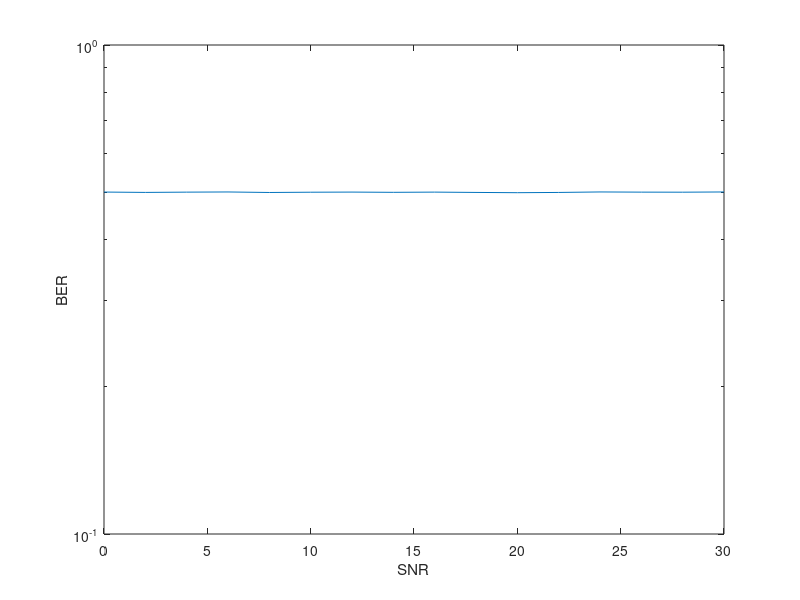

MATLAB code to generate this figure:
%%%% simulation parameters
num_bits = 1e6;
snr_range = linspace(0,30,16); % array of SNR's
m = input('enter the number of samples per bit m >>'); % samples per waveform
T = input('enter the sampling period T >>'); % sampling instant
S1(1:m) = input('enter the waveform S1 as an array >>');
S2(1:m) = input('enter the waveform S2 as an array >>'); % the two known waveforms
BER(1:16) = 0; % initialization for BER results vector
g = S1-S2;
reverse_g = g(end:-1:1); % time reverse g, like g(-t)
MF = filter(reverse_g,1,g); % the matched filter
%%%% averaging loop (16 iterations) one for each SNR and resulying BER
for i = 1:16
data = randi([0 1],1,num_bits); % random message data bits (source)
message = repelem(data,m); % m samples per bit
rx_sequence = awgn(message,snr_range(i)+10*log10(m),'measured'); % adding GN on a sample basis
% at the receiver end
filtered_signal=conv(rx_sequence,MF); % convoluting with MF
sampled_filtered = filtered_signal(T : m : end); % sampling
% comparator
receieved_message = (sampled_filtered > 0.5); % comparing to the threshold
result = xor(receieved_message,data); % detecting errors (1's)
BER(i) = sum(result)/num_bits; % calculating BER
end
semilogy(snr_range,BER);
xlabel('SNR');
ylabel('BER');
